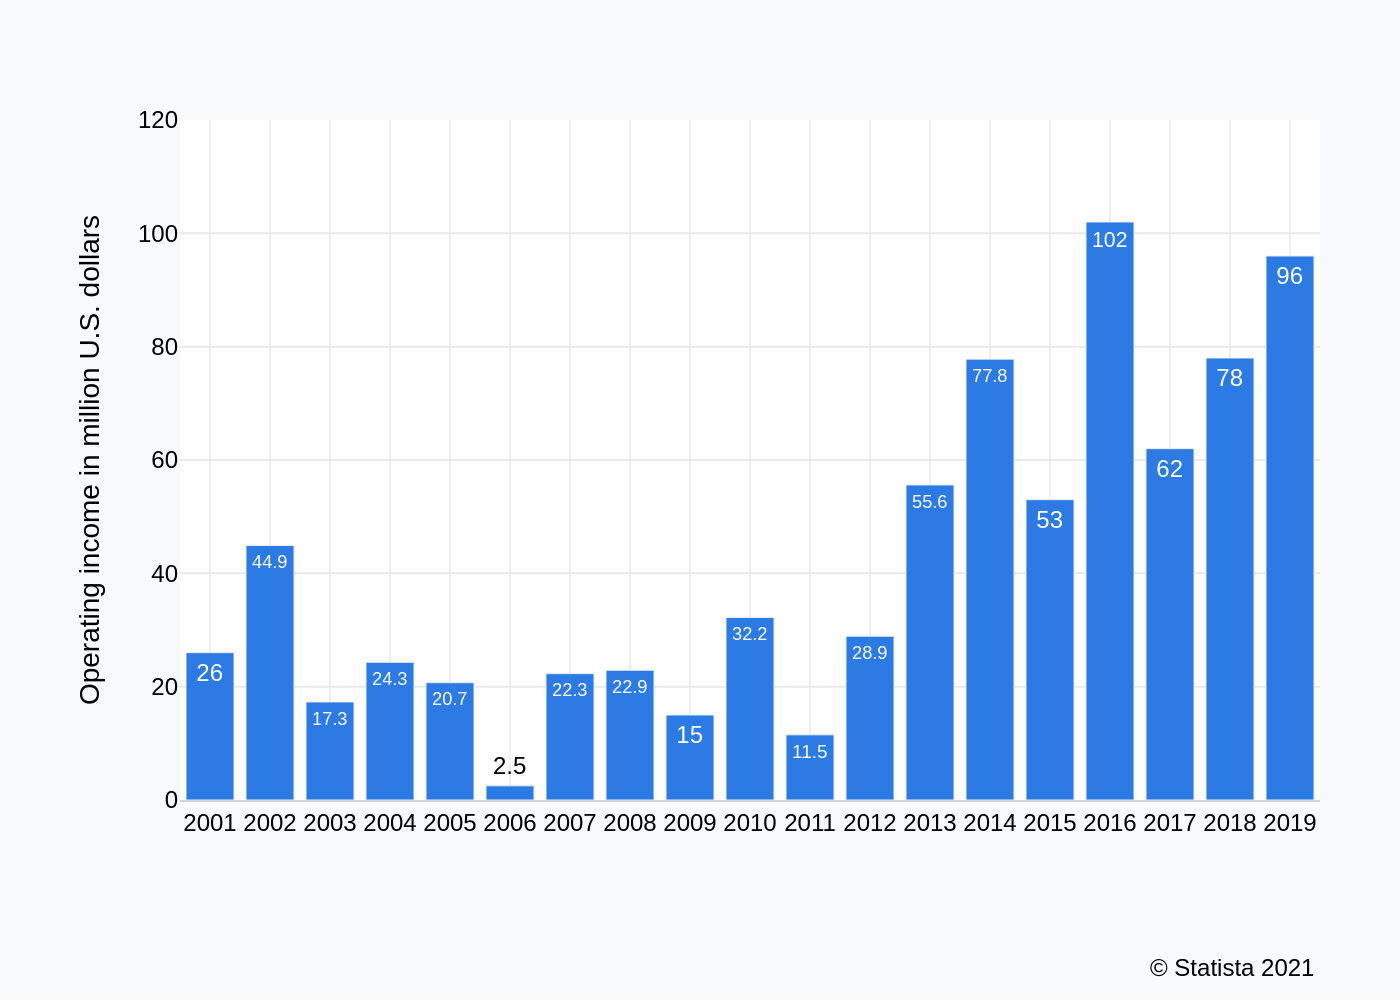

The Python source for this figure:
import sys
import os
import json
import plotly.graph_objects as go

if len(sys.argv) != 2:
    print("Usage: python <script_name>.py <path_to_json>")
    sys.exit(1)

json_path = sys.argv[1]

try:
    with open(json_path, 'r', encoding='utf-8') as f:
        chart_info = json.load(f)
except FileNotFoundError:
    print(f"Error: JSON file not found at {json_path}")
    sys.exit(1)
except json.JSONDecodeError:
    print(f"Error: Could not decode JSON from {json_path}")
    sys.exit(1)

data = chart_info['chart_data']
texts = chart_info['texts']
colors = chart_info['colors']

x_values = [d['year'] for d in data]
y_values = [d['value'] for d in data]

fig = go.Figure()

fig.add_trace(go.Bar(
    x=x_values,
    y=y_values,
    text=[f'{v:g}' for v in y_values],
    textposition='auto',
    marker_color=colors[0],
    hoverinfo='none'
))

title_text = ""
if texts.get('title'):
    title_text += f"<b>{texts['title']}</b>"
if texts.get('subtitle'):
    title_text += f"<br><sub>{texts['subtitle']}</sub>"

source_parts = []
if texts.get('source'):
    source_parts.append(texts['source'])
if texts.get('note'):
    source_parts.append(texts['note'])
source_text = "<br>".join(source_parts)

fig.update_layout(
    title=dict(
        text=title_text,
        x=0.05,
        xanchor='left'
    ),
    xaxis=dict(
        title_text=texts.get('x_axis_title'),
        tickvals=x_values,
        tickangle=0,
        showgrid=True,
        gridcolor='#f0f0f0',
        linecolor='lightgray'
    ),
    yaxis=dict(
        title_text=texts.get('y_axis_title'),
        range=[0, 120],
        tickvals=[0, 20, 40, 60, 80, 100, 120],
        showgrid=True,
        gridcolor='#e9e9e9',
        zeroline=False
    ),
    plot_bgcolor='white',
    paper_bgcolor='#f8f9fa',
    font=dict(
        family="Arial",
        size=12,
        color="black"
    ),
    margin=dict(l=90, r=40, t=60, b=100),
    showlegend=False,
    annotations=[
        dict(
            text=source_text,
            showarrow=False,
            xref="paper",
            yref="paper",
            x=1.0,
            y=-0.22,
            xanchor='right',
            yanchor='top',
            align='right',
            font=dict(
                family="Arial",
                size=12
            )
        )
    ]
)

fig.update_traces(textfont_size=12, textangle=0)

base_filename = os.path.splitext(os.path.basename(json_path))[0]
output_filename = f"{base_filename}.png"

fig.write_image(output_filename, scale=2)

print(f"Chart saved to {output_filename}")
